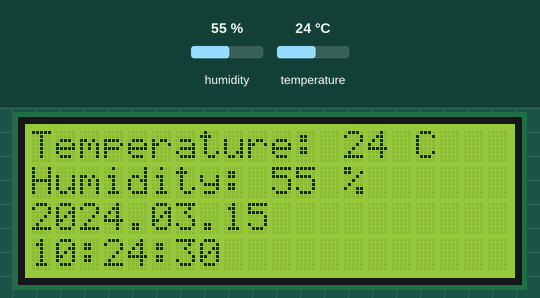
Recording of a sketch running on a simulated Arduino Uno, built with avr-gcc and run on an emulated ATmega328P. On the bench: 20×4 character LCD. The inputs (shaded band) are chosen by the test bench; at power-on: humidity 55 %, temperature 24 °C. The local clock reads 2024-03-15 10:24:30 at power-on unless the sketch sets it.

Above: at 1.2 s.
1.3 s: humidity set to 22 %
At 3.1 s:
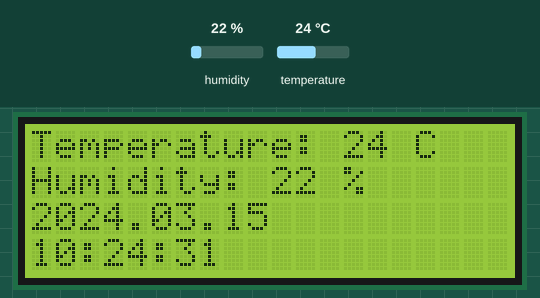
4.4 s: temperature set to 12 °C
At 6.4 s:
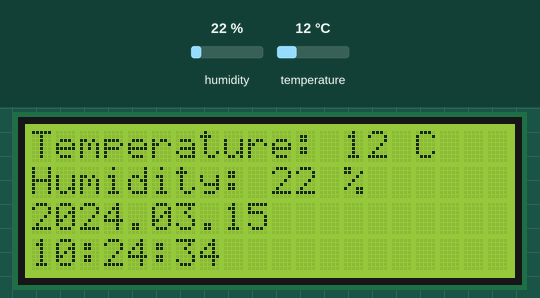
7.0 s: humidity set to 40 %
At 8.3 s:
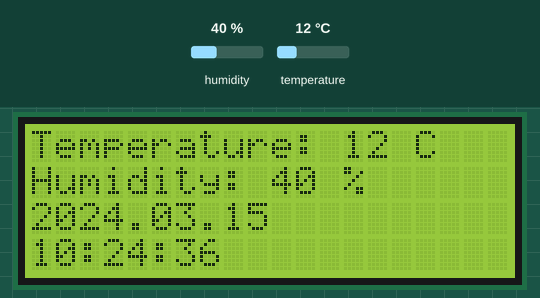
10.1 s: temperature set to 19 °C
At 12.6 s:
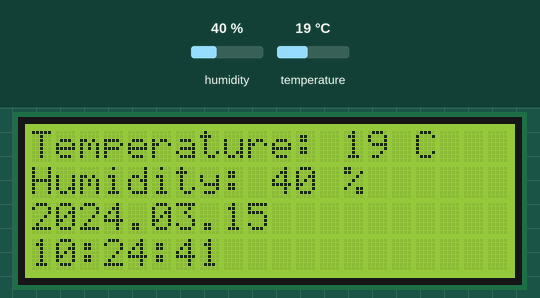
Timing chart, 0 to 14.1 s (numbered marks = the images above; inputs shaded):
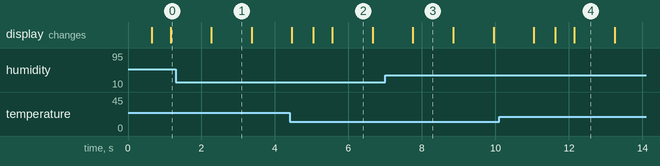

The sketch:

weather_station.ino
```cpp
#include<LiquidCrystal_I2C.h>
#include<DS1302.h>
#include<DHT11.h>
#define PIN_DHT A0 //signal pin DHT11
//for RTC(DS1302)
#define CLK 8
#define DATA 9
#define RST 10
char bufferTime[9];
char bufferDate[11];
LiquidCrystal_I2C lcd(0x27,20,4);
DHT11 dht(PIN_DHT);
DS1302 rtc(RST, DATA, CLK);
void setup() {
  Serial.begin(9600);
  lcd.init();
  lcd.backlight();
  rtc.writeProtect(false);
  rtc.halt(false);
  Time t(2025, 10, 4, 21, 38, 15, Time::kSaturday);
  rtc.time();
}
void loop() {
  Time now = rtc.time();
  snprintf(bufferTime, 9, "%02d:%02d:%02d", now.hr, now.min, now.sec);
  snprintf(bufferDate, 11, "%04d.%02d.%02d", now.yr, now.mon, now.date);
  lcd.setCursor(0, 0);
  lcd.print("Temperature: ");
  lcd.print(dht.readTemperature());
  lcd.print(" C");
  lcd.setCursor(0, 1);
  lcd.print("Humidity: ");
  lcd.print(dht.readHumidity());
  lcd.print(" %");
  lcd.setCursor(0,2);
  lcd.print(bufferDate);
  lcd.setCursor(0,3);
  lcd.print(bufferTime);
}
```

Measured:
- what the display in image 2 shows lasts 1.1 s, from 5.6 s to 6.7 s
